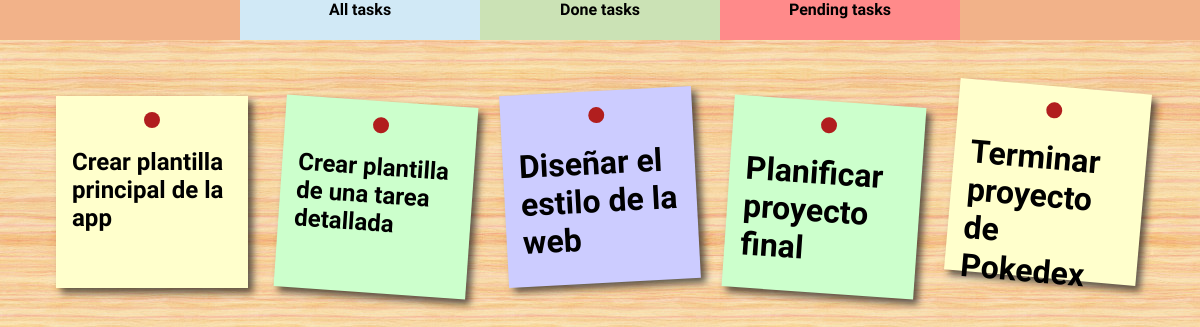
The app's page /todo/pending_tasks, older data.
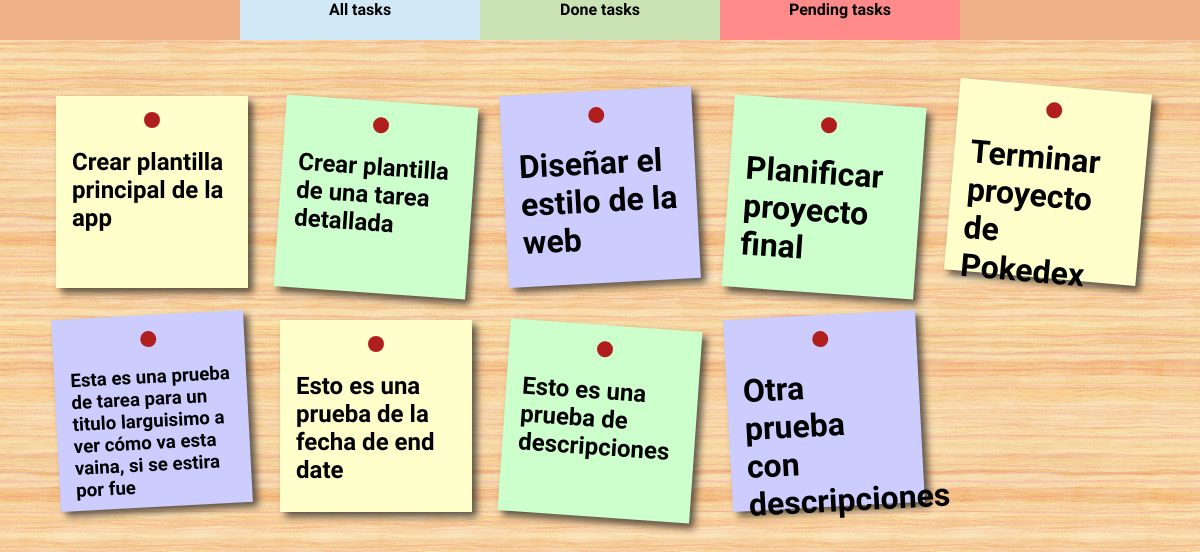
The same page, newer data.
### todo/models.py (models this page shows, shortened)
class Task(models.Model):
    title = models.CharField(max_length=100, blank=False, null=False)
    description = models.TextField(max_length=500, null=True, blank=True)
    created_at = models.DateTimeField(auto_now_add=True)
    deadline = models.DateField(null=True, blank=True)
    done = models.BooleanField(default=False)
    slug = models.SlugField(unique=True)

### todo/views.py (the view)
# urls.py: path('pending_tasks', views.pending_tasks, name='pending_tasks'),
def pending_tasks(request):
    tasks = Task.objects.filter(done=False)
    return render(request, 'todo/home.html', dict(tasks=tasks))

### todo/templates/todo/home.html (shortened to what this page needs)
{% extends "base.html" %}
{% block body %}
    <ul id="tasks-container">
        {% for task in tasks %}
        <li class>
            <a class="task" href="{% url 'todo:task_detail' task.slug %}">
                <div class="detail-container">
                    <div class="detail"></div>
                </div>
                <div {% if task.done %}style="text-decoration: line-through;"{% endif%}>
                {% if task.title|length < 30 %}
                    <h1 >{{ task.title }}</h1>
                {% elif task.title|length < 50 %}
                    <h2>{{ task.title }}</h2>
                {% else %}
                    <h3>{{ task.title }}</h3>
                {% endif %}
                </div>
            </a>
        </li>
        {% endfor %}
    </ul><br>
{% endblock body %}

Row changes from the older to the newer data that the page shows:
added Task: title "Esta es una prueba de tarea para un titulo larguisimo a ver cómo va esta vaina, si se estira por fue"
added Task: title "Esto es una prueba de la fecha de end date"
added Task: title "Esto es una prueba de descripciones"
added Task: title "Otra prueba con descripciones"
